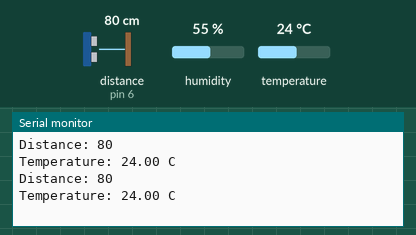
Bench run of a sketch on a simulated Arduino Uno, built with avr-gcc and run on an emulated ATmega328P. On the bench: the last lines printed to the serial monitor. Wiring (inferred from the names in the program): ultrasonic range finder: trigger pin 7; echo pin 6. The inputs (shaded band) are chosen by the test bench; at power-on: distance to the obstacle (sensor on pin 6) 80 cm, temperature 24 °C, humidity 55 %. The echo pulse lasts 58.3 µs per cm.

Above: at 2.8 s.
2.9 s: distance to the obstacle (sensor on pin 6) set to 2 cm
At 5.1 s:
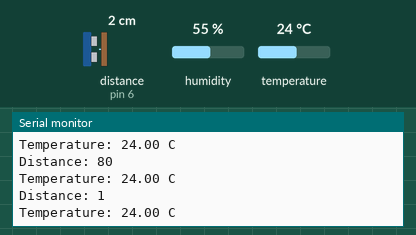
5.6 s: temperature set to 12 °C
At 7.5 s:
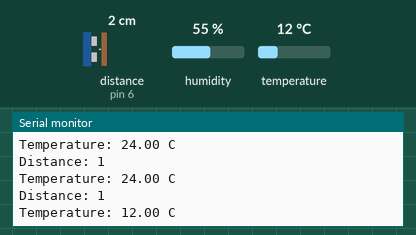
8.3 s: humidity set to 22 %
At 10.8 s:
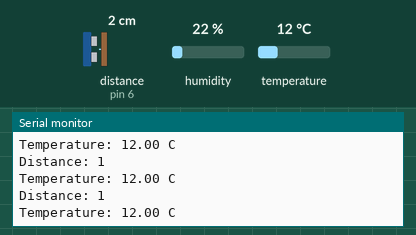
11.0 s: distance to the obstacle (sensor on pin 6) set to 4 cm
At 13.4 s:
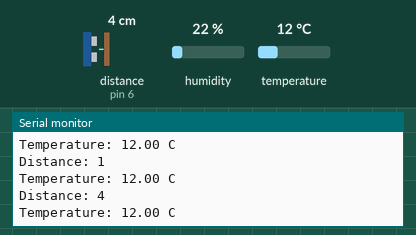
13.7 s: humidity set to 40 %
At 17.1 s:
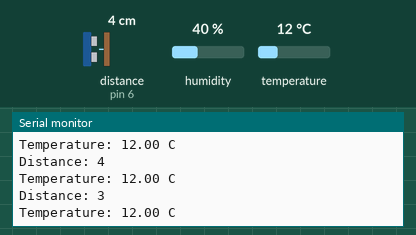
Timing chart, 0 to 17.4 s (numbered marks = the images above; inputs shaded):
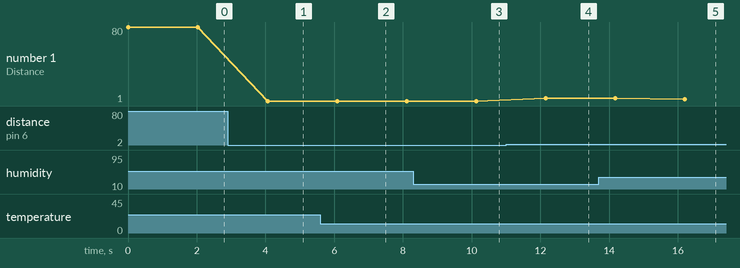

The sketch:

temp.ino
```cpp
#include<dht.h>
dht DHT;
int trig= 7;
int echo= 6;
int timeInMicro;
int distInCm;
#define DHT11_PIN 10

float temperature;

void setup() {
  Serial.begin(9600);
  pinMode(7,OUTPUT);
  pinMode(6,INPUT);
}

void loop() {
      digitalWrite(trig,LOW);
      delayMicroseconds(2);
      digitalWrite(trig,HIGH);
      delayMicroseconds(10);
      digitalWrite(trig,LOW);

      timeInMicro=pulseIn(echo,HIGH);

      distInCm=timeInMicro/29/2;

      Serial.print("Distance: ");
      Serial.println(distInCm);

     // Read temperature sensor value
      int chk=DHT.read11(DHT11_PIN);
     temperature = DHT.temperature;
      Serial.print("Temperature: ");
      Serial.print(temperature);
      Serial.println(" C");

  delay(2000);
}
```

Measured:
- after the input at 2.9 s, the serial monitor: prints a new line after 1.2 s (image 1)
- after the input at 5.6 s, the serial monitor: prints a new line after 0.51 s (image 2)
- after the input at 11.0 s, the serial monitor: prints a new line after 1.2 s (image 4)
- after the input at 13.7 s, the serial monitor: prints a new line after 2.5 s (image 5)
- plotted number 1: 80 → 1 after the input at 2.9 s, 1 → 4 after the input at 11.0 s, 4 → 3 after the input at 13.7 s
